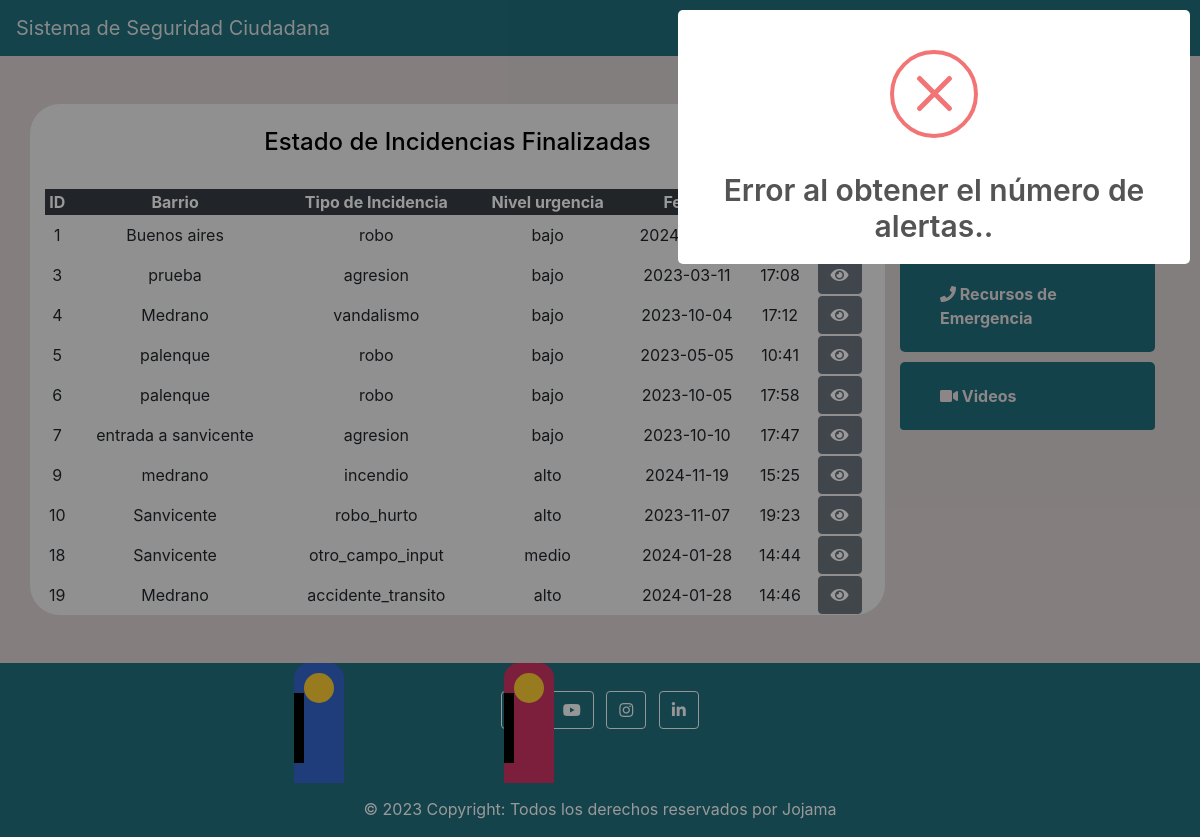
/incidencias/cerradas, run on an earlier commit of the app's database.
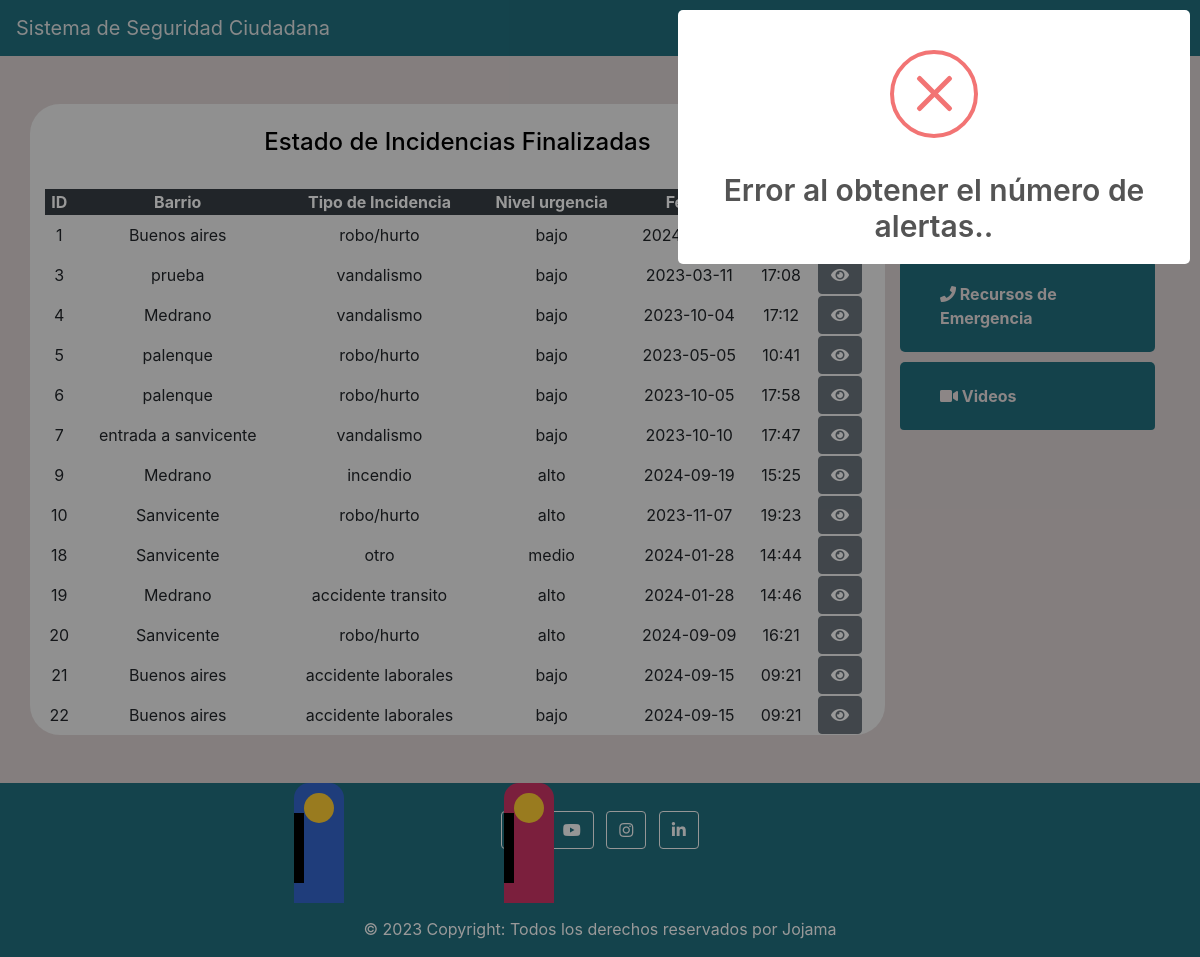
And on a later commit of the database.
### tables this page shows
CREATE TABLE `incidencias` (
  `id` int(11) NOT NULL,
  `tipo_incidencia` varchar(50) NOT NULL,
  `fecha` varchar(50) NOT NULL,
  `hora` varchar(10) NOT NULL,
  `barrio` varchar(50) NOT NULL,
  `descripcion` text NOT NULL,
  `latitud` varchar(50) NOT NULL,
  `longitud` varchar(50) NOT NULL,
  `imagen` varchar(200) DEFAULT NULL,
  `nivel_urgencia` varchar(20) NOT NULL,
  `idUsuario` int(11) DEFAULT NULL,
  `nota` text DEFAULT NULL,
  `estado` varchar(20) NOT NULL DEFAULT 'En proceso',
  `fecha_finalizacion` varchar(50) DEFAULT NULL,
  `nombre` varchar(100) DEFAULT NULL,
  `correo` varchar(100) DEFAULT NULL
);

### application/controllers/Panel.php (called while the page is built, shortened)
<?php
class Panel extends CI_Controller
{
	function __construct()
	{
		$this->load->model('ModelReporte');
	}
	public function incidencias_cerradas()
	{
		$data['incidencias'] = $this->ModelReporte->get_Incidencia_cerradas();
		$this->load->view('template/header');
		$this->load->view('template/nabvar');
		$this->load->view('reporte/incidencias_cerradas', $data);
		$this->load->view('template/slider');
		$this->load->view('template/footer');
	}
}

### index.php (called while the page is built, shortened)
<?php
require_once BASEPATH.'core/CodeIgniter.php';

### application/models/ModelReporte.php (called while the page is built, shortened)
<?php
class ModelReporte extends CI_Model
{
	public function get_Incidencia_cerradas()
	{
		$this->db->select('*');
		$this->db->from('incidencias');
		$this->db->where('estado', 'Finalizada');
		return $this->db->get()->result();
	}
	public function get_Session()
	{
		$this->db->select('*');
		$this->db->from('session_temporal');
		return $this->db->get()->result();
	}
}

### application/views/reporte/incidencias_cerradas.php (the view, shortened to what this page needs)
<main>
    <div class="container mt-5">
        <div class="row">
            <div style="background-color:#f0f0f0; text-align: center; border-radius:30px; " id="vista-alertas" class="col-md-9">
                <br>
                <h4 style="color:black">Estado de Incidencias Finalizadas</h4>
                <br>
                <table id="tabla-incidencias_cerrada" class="display" style="width:100%">
                    <thead>
                        <tr>
                            <th>ID</th>
                            <th>Barrio</th>
                            <th>Tipo de Incidencia</th>
                            <th>Nivel urgencia</th>
                            <th>Fecha</th>
                            <th>Hora</th>
                            <th>Más</th>
                        </tr>
                    </thead>
                    <tbody>
                        <?php foreach ($incidencias as $incidencia) : ?>
                            <tr>
                                <td><?= $incidencia->id ?></td>
                                <td><?= $incidencia->barrio ?></td>
                                <td><?= $incidencia->tipo_incidencia ?></td>
                                <td><?= $incidencia->nivel_urgencia ?></td>
                                <td><?= $incidencia->fecha ?></td>
                                <td><?= $incidencia->hora ?></td>
                                <td>
                                    <a class="btn btn-secondary ver-mas" onclick="ver_Mas(<?= $incidencia->id ?>);" title="Ver más"><i class="fas fa-eye"></i></a>
                                </td>
                            </tr>
                        <?php endforeach; ?>
                    </tbody>
                </table>
            </div>

What changed in the data, as far as the page shows it:
changed incidencias id 1: tipo_incidencia "robo" → "robo/hurto"
changed incidencias "prueba": tipo_incidencia "agresion" → "vandalismo"
changed incidencias id 5: tipo_incidencia "robo" → "robo/hurto"
changed incidencias id 6: tipo_incidencia "robo" → "robo/hurto"
changed incidencias "entrada a sanvicente": tipo_incidencia "agresion" → "vandalismo"
changed incidencias "incendio": barrio "medrano" → "Medrano"; fecha "2024-11-19" → "2024-09-19"
changed incidencias id 10: tipo_incidencia "robo_hurto" → "robo/hurto"
changed incidencias "medio": tipo_incidencia "otro_campo_input" → "otro"
changed incidencias id 19: tipo_incidencia "accidente_transito" → "accidente transito"
added incidencias: id "20", barrio "Sanvicente", tipo_incidencia "robo/hurto", nivel_urgencia "alto", fecha "2024-09-09", hora "16:21"
added incidencias: id "21", barrio "Buenos aires", tipo_incidencia "accidente laborales", nivel_urgencia "bajo", fecha "2024-09-15", hora "09:21"
added incidencias: id "22", barrio "Buenos aires", tipo_incidencia "accidente laborales", nivel_urgencia "bajo", fecha "2024-09-15", hora "09:21"
